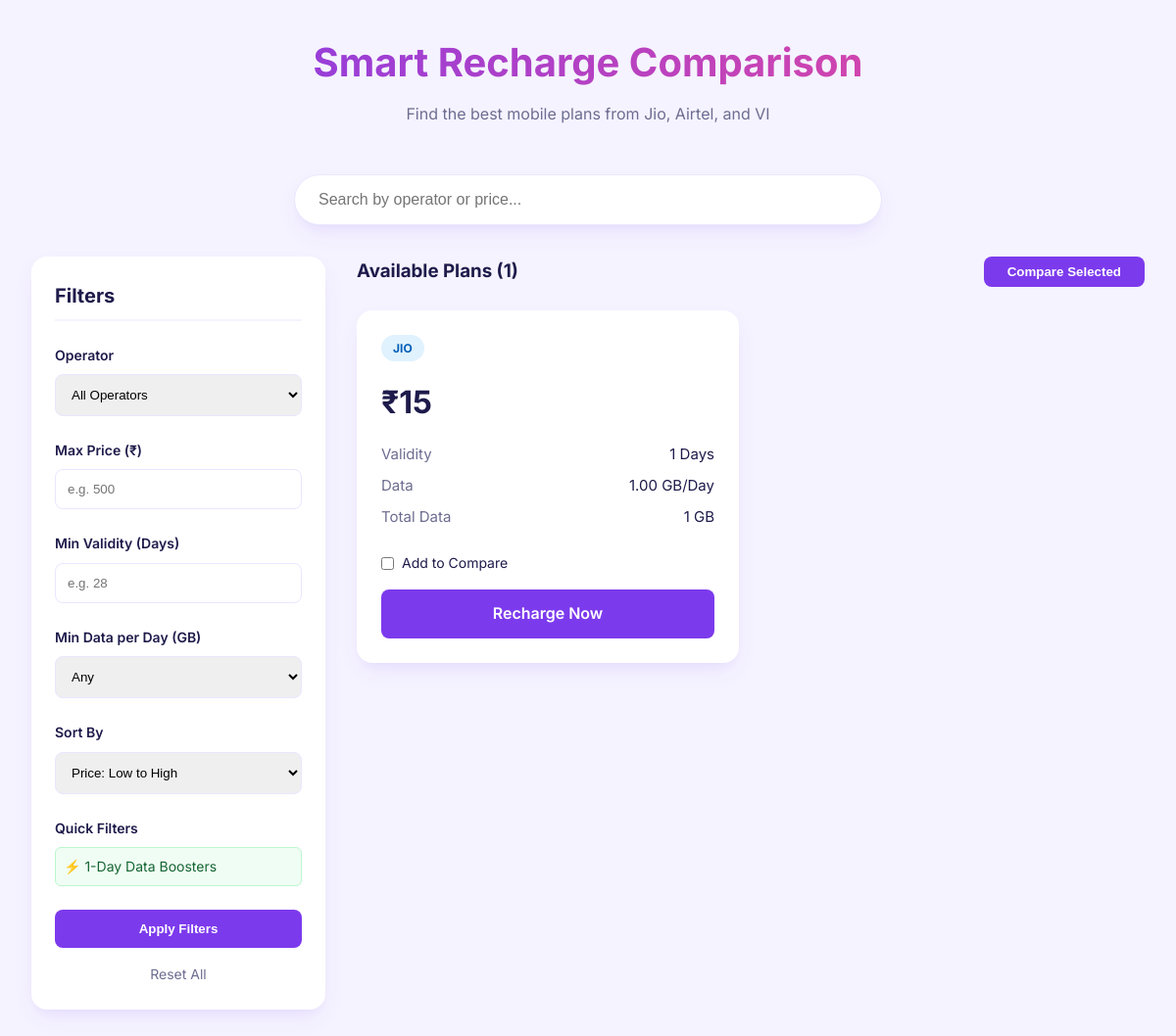
/index.php?max_validity=1, run on an earlier commit of the app's database.
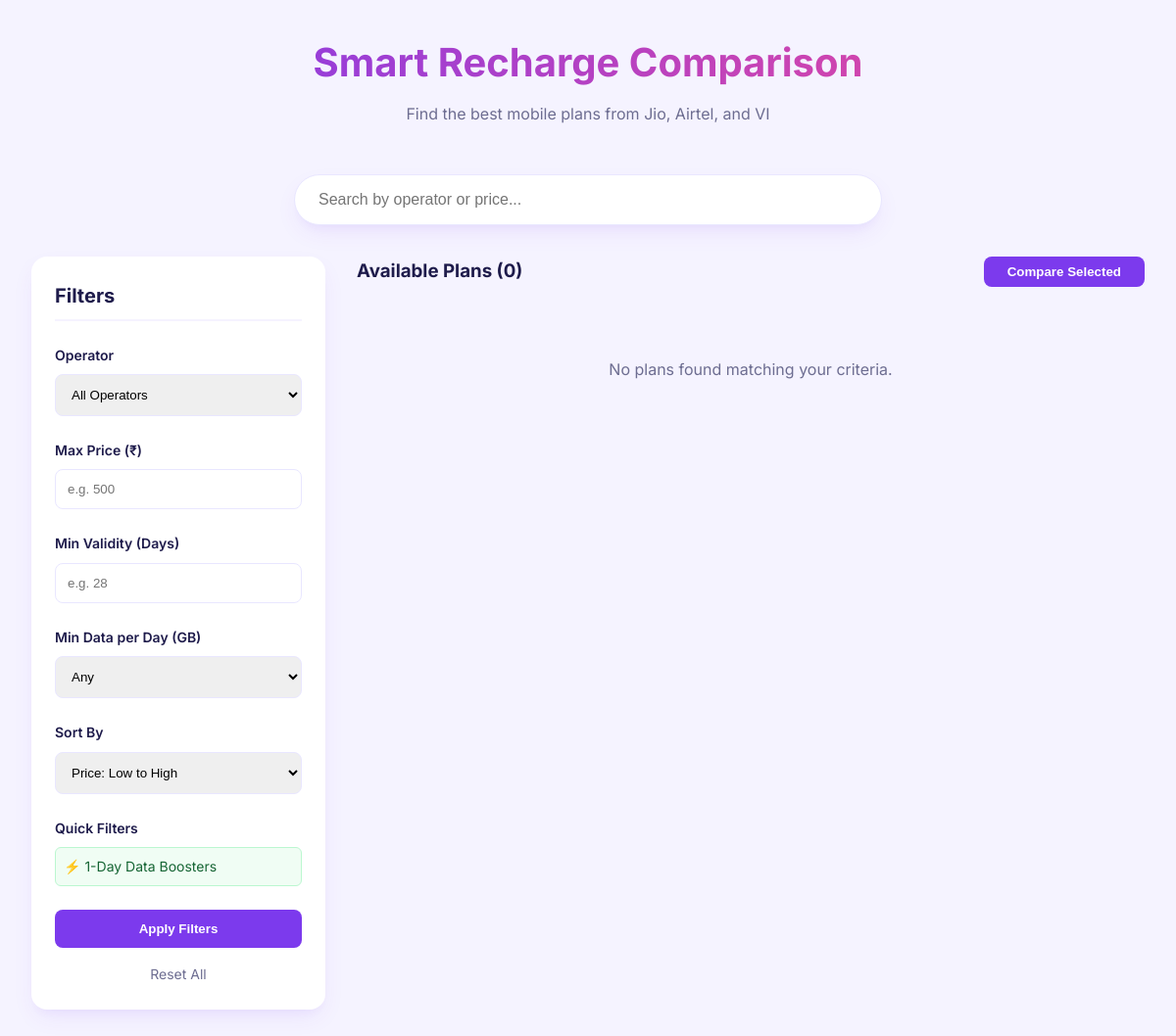
And on a later commit of the database.
### tables this page shows
CREATE TABLE IF NOT EXISTS plans (
    id INT AUTO_INCREMENT PRIMARY KEY,
    operator ENUM('Jio', 'Airtel', 'VI') NOT NULL,
    price DECIMAL(10, 2) NOT NULL,
    validity INT NOT NULL,  
    data_per_day DECIMAL(5, 2) NOT NULL,  
    is_best_plan BOOLEAN DEFAULT FALSE,
    category ENUM('Budget', 'Unlimited', 'Long Validity', 'OTT Bundled') DEFAULT 'Unlimited',
    ott_subscription VARCHAR(100) DEFAULT NULL,
    cost_per_day DECIMAL(10, 2) GENERATED ALWAYS AS (price / validity) STORED,
    created_at TIMESTAMP DEFAULT CURRENT_TIMESTAMP
);

### index.php (the view, shortened to what the changed rows need)
<?php
require_once 'db.php';
$sort = $_GET['sort'] ?? 'price_asc';
$sql = "SELECT * FROM plans WHERE 1=1";
$params = [];
$max_validity = $_GET['max_validity'] ?? '';
if ($max_validity) {
    $sql .= " AND validity <= ?";
    $params[] = $max_validity;
}
switch ($sort) {
    case 'price_asc': $sql .= " ORDER BY price ASC"; break;
}
$stmt = $pdo->prepare($sql);
$stmt->execute($params);
$plans = $stmt->fetchAll();
?>
<!DOCTYPE html>
<html lang="en">
<head>
    <link rel="stylesheet" href="style.css">
</head>
<body>
<div class="container">
    <header>
        <h1>Smart Recharge Comparison</h1>
    </header>
    <div class="main-layout">
        <aside class="filters-card">
            <h2>Filters</h2>
        </aside>
        <main>
            <form method="POST" action="index.php#comparison">
                <div style="display: flex; justify-content: space-between; align-items: center; margin-bottom: 1.5rem;">
                    <h3>Available Plans (<?php echo count($plans); ?>)</h3>
                    <button type="submit" name="compare" class="btn-apply" style="width: auto; padding: 0.5rem 1.5rem;">Compare Selected</button>
                </div>
                <div class="plans-grid">
                    <?php if (empty($plans)): ?>
                        <p style="grid-column: 1/-1; text-align: center; padding: 3rem; color: var(--text-muted);">No plans found matching your criteria.</p>
                    <?php else: ?>
                        <?php foreach ($plans as $plan): ?>
                            <div class="plan-card <?php echo $plan['is_best_plan'] ? 'best-plan' : ''; ?>">
                                <span class="operator-tag tag-<?php echo strtolower($plan['operator']); ?>">
                                    <?php echo $plan['operator']; ?>
                                </span>
                                <div class="plan-price">
                                    ₹<?php echo number_format($plan['price'], 0); ?>
                                </div>
                                <div class="plan-details">
                                    <div class="detail-item">
                                        <span>Validity</span>
                                        <span><?php echo $plan['validity']; ?> Days</span>
                                    </div>
                                    <div class="detail-item">
                                        <span>Data</span>
                                        <span><?php echo $plan['data_per_day']; ?> GB/Day</span>
                                    </div>
                                    <div class="detail-item">
                                        <span>Total Data</span>
                                        <span><?php echo $plan['validity'] * $plan['data_per_day']; ?> GB</span>
                                    </div>
                                </div>
                                <label class="compare-checkbox">
                                    <input type="checkbox" name="plan_ids[]" value="<?php echo $plan['id']; ?>">
                                    Add to Compare
                                </label>
                                <a href="recharge.php?id=<?php echo $plan['id']; ?>" class="btn-apply" style="display: block; text-align: center; text-decoration: none; margin-top: 1rem; background: var(--primary);">
                                    Recharge Now
                                </a>
                            </div>
                        <?php endforeach; ?>
                    <?php endif; ?>
                </div>
            </form>
        </main>
    </div>
</div>
</body>
</html>

What changed in the data, as far as the page shows it:
removed plans: operator "JIO", price "15", validity "1", data_per_day "1.00", $plan['validity']*$plan['data_per_day'] "1"
Also different on the page:
count($plans): "1" → "0"
text now shown: "No plans found matching your criteria."
